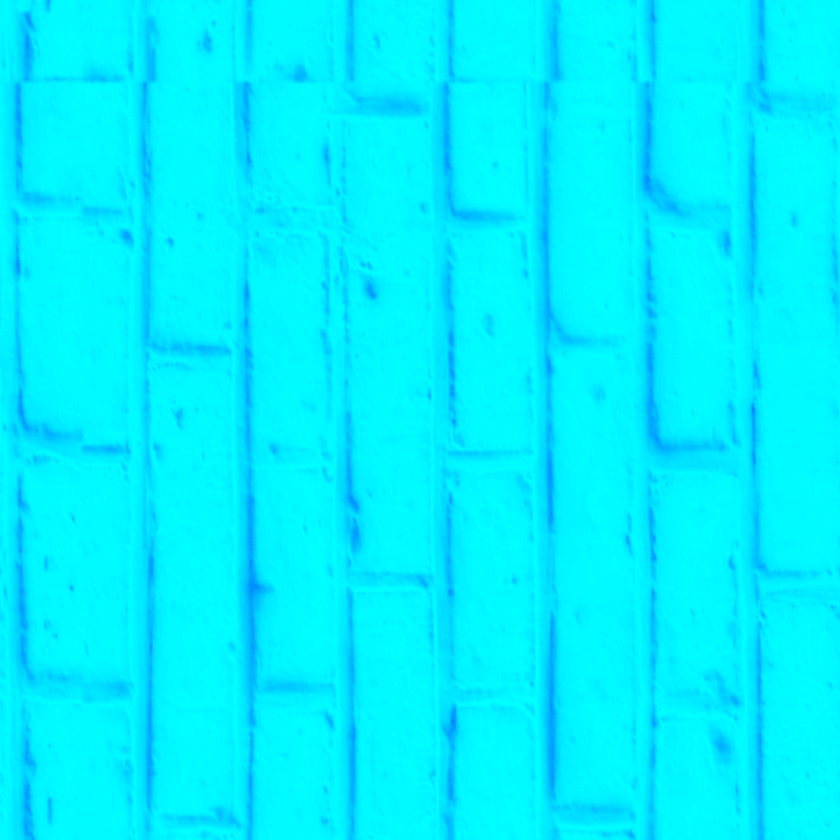
#> input picture Shadow/Assets/Material/parede1/parede1_MaskMap.png, 840 x 840 px, shrunk from 2048 x 2048 before the run, found by its file name
$ jupyter execute DivideImage.ipynb
#> lines starting #> are read from the running program, lines starting #| are printed output that depends on the picture
[cell 1]
import cv2 as cv

[cell 2]
mask_path = "D:\\Github\\JogosTeP\\Shadow\\Assets\\Material\\parede1\\parede1_MaskMap.png"
material_path = "D:\\Github\\JogosTeP\\Shadow\\Assets\\Material\\parede1"
material_name = "parede1"

[cell 3]
mask = cv.imread(mask_path, cv.IMREAD_UNCHANGED)
#> mask is the input picture: shape (840, 840, 4); mean B, G, R, A 255, 240.7, 0, 69.8

[cell 4]
mask_names = ["Metallic", "AmbientOcclusion", "DetailMask", "Smoothness"]

[cell 5]
import matplotlib.pyplot as plt

[cell 6]
for i in range(4):
    plt.title(mask_names[i])
    plt.imshow(mask[:,:,i])
    plt.show()
#> this loop made 4 passes
#> pass 1, `plt.show()`:
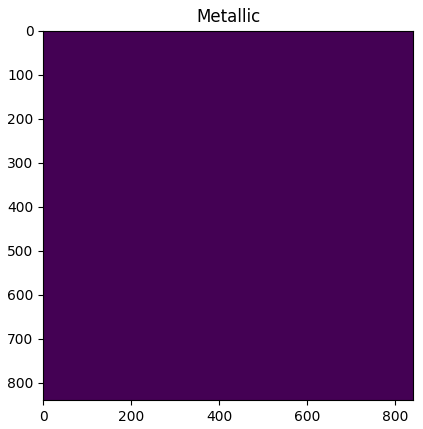
#> figure drawn by matplotlib, 1 panel
#> pass 2, `plt.show()`:
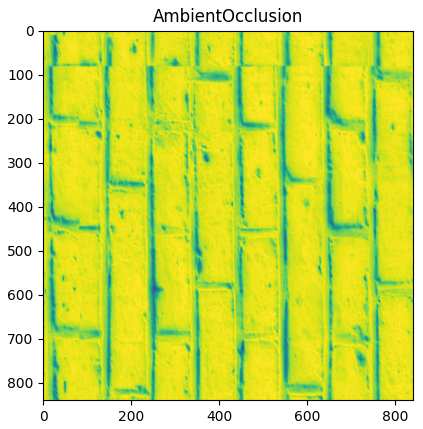
#> figure drawn by matplotlib, 1 panel

[cell 7]
def export(mask, material_name, path):
#> called with material_name = 'parede1'
    for i in range(3):
        cv.imwrite(path+"//"+material_name+"_"+mask_names[i]+".png", mask[:,:,i])
#> this loop made 3 passes
#> pass 2, in export, `cv.imwrite(path+"//"+material_name+"_"+mask_names[i]+".png", mask[:,:,..`:
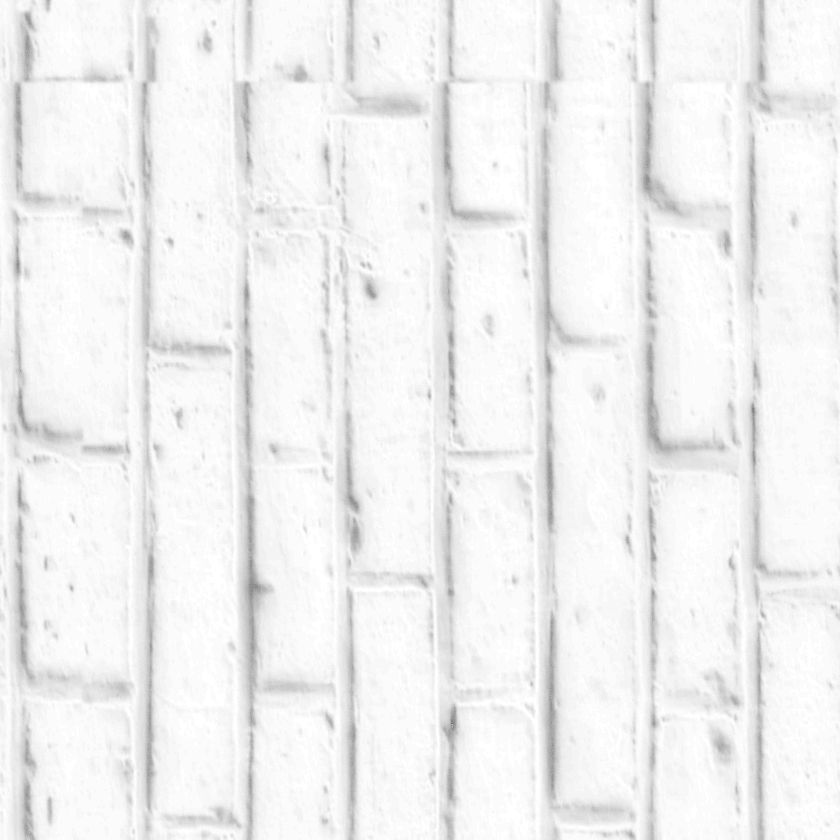
#> saved as parede1_AmbientOcclusion.png: shape (840, 840); min 102, max 255, mean 240.7
    cv.imwrite(path+"//"+material_name+"_"+"Roughness"+".png", 1-mask[:,:,3])
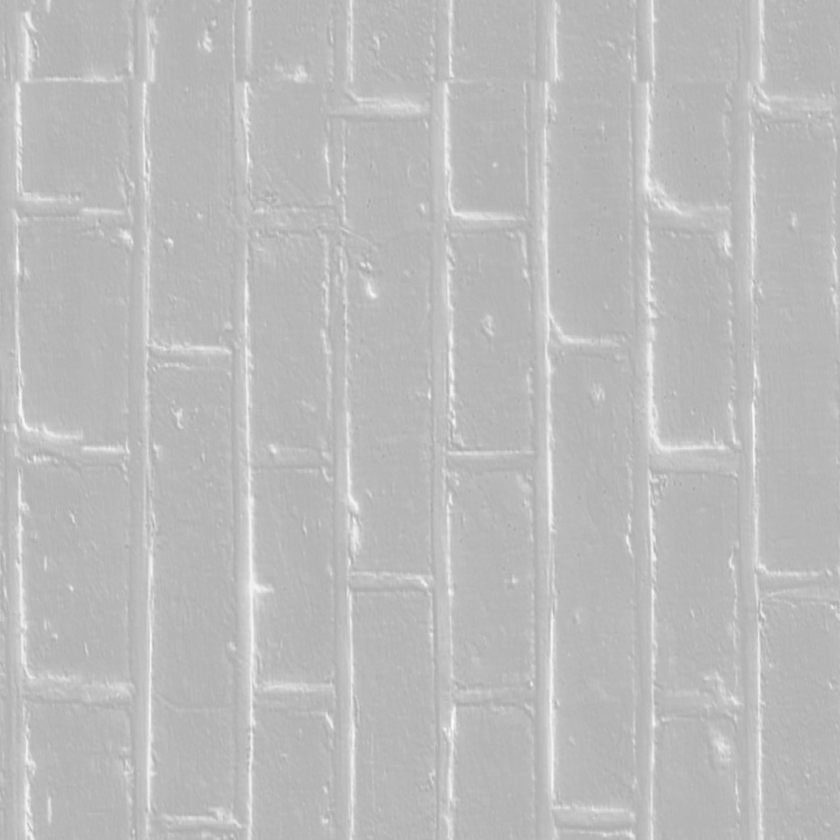
#> saved as parede1_Roughness.png: shape (840, 840); min 166, max 253, mean 187.2
